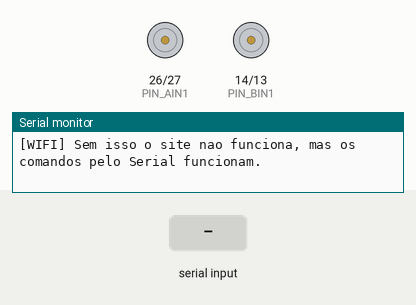
The sketch below on a simulated ESP32. On the bench: motor-driver pin pairs drawn as motors (green arrow = first pin HIGH = forward, orange = second pin HIGH = backward, longer = more drive, scaled by the enable pin), the last lines printed to the serial monitor. The test bench sets the inputs (shaded band).

Above: at 1.5 s.
1.6 s: "teste\n" received over Serial
At 2.2 s:
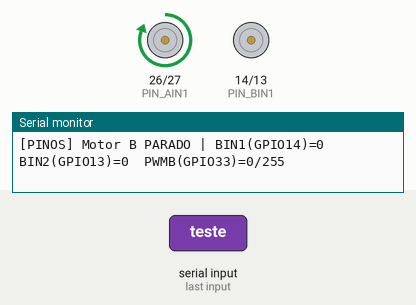
7.6 s: "medir\n" received over Serial
At 9.6 s:
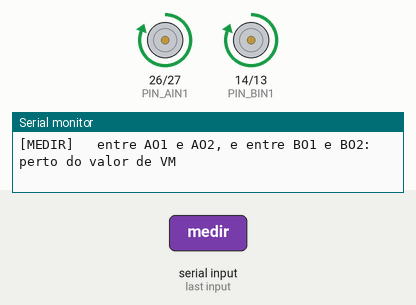
10.6 s: "v90\n" received over Serial
At 11.2 s:
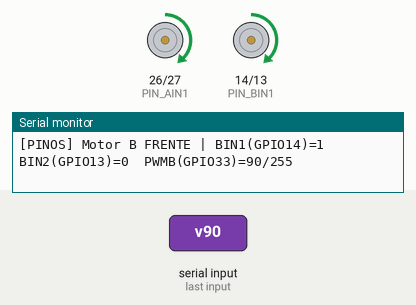
12.1 s: "teste\n" received over Serial
At 18.0 s:
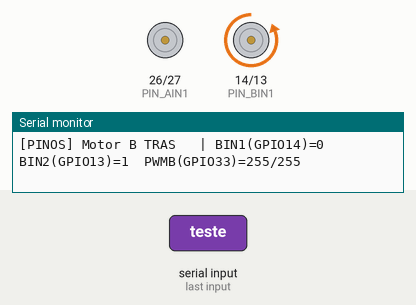
18.1 s: "medir\n" received over Serial
At 21.2 s:
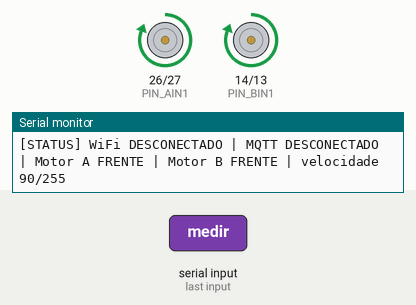
Timing chart, 0 to 51.3 s (numbered marks = the images above; inputs shaded):
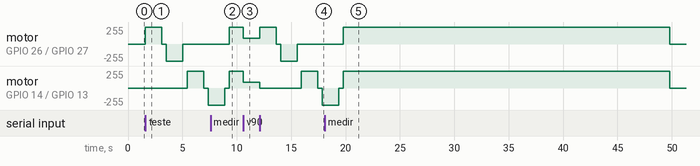

Measured:
- after the input at 1.6 s, motor on GPIO 26 (PIN_AIN1) / GPIO 27 (PIN_AIN2): stopped → forward 255/255 at once, → stopped 1.5 s later, → backward 255/255 0.41 s later, → stopped 1.5 s later; motor on GPIO 14 (PIN_BIN1) / GPIO 13 (PIN_BIN2): stopped → forward 255/255 after 3.8 s, → stopped 1.5 s later, → backward 255/255 0.41 s later
- after the input at 7.6 s, motor on GPIO 26 (PIN_AIN1) / GPIO 27 (PIN_AIN2): stopped → forward 255/255 after 1.7 s
- after the input at 10.6 s, motor on GPIO 26 (PIN_AIN1) / GPIO 27 (PIN_AIN2), motor on GPIO 14 (PIN_BIN1) / GPIO 13 (PIN_BIN2): forward 255/255 → forward 90/255 at once
- after the input at 12.1 s, motor on GPIO 26 (PIN_AIN1) / GPIO 27 (PIN_AIN2): forward 90/255 → forward 255/255 at once, → stopped 1.5 s later, → backward 255/255 0.41 s later, → stopped 1.5 s later; motor on GPIO 14 (PIN_BIN1) / GPIO 13 (PIN_BIN2): forward 90/255 → stopped after 0.01 s instead of 1.5 s
- after the input at 18.1 s, motor on GPIO 26 (PIN_AIN1) / GPIO 27 (PIN_AIN2): stopped → forward 255/255 after 1.7 s, → stopped 30.0 s later

The sketch:

rover_esp32.ino
```cpp
/*
  Rover ESP32 + TB6612FNG, controlado pelo site (Vercel) via Wi-Fi + MQTT.

  LIGACOES (o firmware usa exatamente estas):
    Motor A:  GPIO 26 -> AIN1 | GPIO 27 -> AIN2 | GPIO 25 -> PWMA | AO1/AO2 -> motor A
    Motor B:  GPIO 14 -> BIN1 | GPIO 13 -> BIN2 | GPIO 33 -> PWMB | BO1/BO2 -> motor B
    3V3 do ESP32 -> VCC do driver
    STBY do driver -> VCC (sempre habilitado; por isso nao existe pino de STBY aqui)
    GND do ESP32, GND do driver e GND da plaquinha USB: todos juntos
    VBUS (+5 V) da plaquinha USB -> VM do driver

  BIBLIOTECA: PubSubClient, de Nick O'Leary (Ferramentas > Gerenciar Bibliotecas).
  SERIAL MONITOR: 115200 baud. Digite "ajuda" para ver os comandos.

  Funciona nos nucleos Arduino-ESP32 2.x e 3.x: a API de PWM certa e escolhida
  sozinha na compilacao (veja a secao "PWM").
*/

#include <WiFi.h>
#include <PubSubClient.h>

// ───────── 1. Wi-Fi: PREENCHA COM OS DADOS DA SUA REDE (so 2,4 GHz) ─────────
const char* WIFI_SSID  = "NOME_DA_SUA_REDE";
const char* WIFI_SENHA = "SENHA_DA_SUA_REDE";

// ───────── 2. MQTT: igual ao que o site usa ─────────
const char*    MQTT_HOST     = "broker.hivemq.com";
const uint16_t MQTT_PORTA    = 1883;
const char*    TOPICO_CMD    = "nfw-motores/6a21b1e8/cmd";
const char*    TOPICO_STATUS = "nfw-motores/6a21b1e8/status";

// ───────── 3. Pinos ─────────
const uint8_t PIN_AIN1 = 26;
const uint8_t PIN_AIN2 = 27;
const uint8_t PIN_PWMA = 25;
const uint8_t PIN_BIN1 = 14;
const uint8_t PIN_BIN2 = 13;
const uint8_t PIN_PWMB = 33;

// ───────── 4. Ajustes ─────────
const bool INVERTER_MOTOR_A     = false;  // true se o motor A girar ao contrario
const bool INVERTER_MOTOR_B     = false;  // true se o motor B girar ao contrario
const bool MOTOR_A_E_O_ESQUERDO = true;   // false se o motor A estiver do lado direito

const uint32_t PWM_FREQ_HZ = 20000;  // acima do que o ouvido escuta; o TB6612FNG aceita ate 100 kHz
const uint8_t  PWM_BITS    = 8;      // velocidade de 0 a 255, igual ao site
const uint8_t  VEL_PADRAO  = 200;

const uint32_t TEMPO_SEM_SINAL_MS = 600;    // o site repete o comando a cada 250 ms; sem isso, para
const uint32_t TEMPO_SERIAL_MS    = 3000;   // comando digitado no Serial vale por 3 s
const uint32_t TEMPO_MEDIR_MS     = 30000;  // comando "medir" segura os motores ligados por 30 s

// ───────── Estado ─────────
enum Sentido : uint8_t { PARADO, FRENTE, TRAS };

struct Motor {
  const char* nome;
  const char* rotIn1;
  const char* rotIn2;
  const char* rotPwm;
  uint8_t pinIn1, pinIn2, pinPwm;
  uint8_t canal;      // so usado na API de PWM antiga (nucleo 2.x)
  bool    invertido;
  Sentido sentido;
  uint8_t duty;
};

Motor motorA = { "A", "AIN1", "AIN2", "PWMA", PIN_AIN1, PIN_AIN2, PIN_PWMA, 0, INVERTER_MOTOR_A, PARADO, 0 };
Motor motorB = { "B", "BIN1", "BIN2", "PWMB", PIN_BIN1, PIN_BIN2, PIN_PWMB, 1, INVERTER_MOTOR_B, PARADO, 0 };

WiFiClient   wifiClient;
PubSubClient mqtt(wifiClient);

uint8_t  velocidade       = VEL_PADRAO;
uint32_t ultimoComandoMs  = 0;
uint32_t limiteSemSinalMs = TEMPO_SEM_SINAL_MS;

// ───────── PWM ─────────
// Nucleo 3.x: ledcAttach(pino, freq, bits) e ledcWrite(pino, duty).
// Nucleo 2.x: ledcSetup(canal, freq, bits), ledcAttachPin(pino, canal) e ledcWrite(canal, duty).
#if defined(ESP_ARDUINO_VERSION_MAJOR) && ESP_ARDUINO_VERSION_MAJOR >= 3
  #define PWM_API_NOVA 1
#else
  #define PWM_API_NOVA 0
#endif

void pwmEscrever(Motor& m, uint8_t duty) {
#if PWM_API_NOVA
  ledcWrite(m.pinPwm, duty);
#else
  ledcWrite(m.canal, duty);
#endif
}

bool pwmIniciar(Motor& m) {
  // pinMode vem ANTES do ledc: no nucleo 3.x, um pinMode depois do ledcAttach desfaz o PWM.
  pinMode(m.pinPwm, OUTPUT);
  digitalWrite(m.pinPwm, LOW);
#if PWM_API_NOVA
  bool ok = ledcAttach(m.pinPwm, PWM_FREQ_HZ, PWM_BITS);
#else
  bool ok = ledcSetup(m.canal, PWM_FREQ_HZ, PWM_BITS) > 0;
  ledcAttachPin(m.pinPwm, m.canal);
#endif
  pwmEscrever(m, 0);
  return ok;
}

// ───────── Motores ─────────
const char* nomeSentido(Sentido s) {
  return s == FRENTE ? "FRENTE" : s == TRAS ? "TRAS" : "PARADO";
}

// Os valores de IN1/IN2 sao lidos de volta do proprio pino, nao da memoria.
void imprimirMotor(Motor& m) {
  Serial.printf("[PINOS] Motor %s %-6s | %s(GPIO%u)=%d  %s(GPIO%u)=%d  %s(GPIO%u)=%u/255\n",
                m.nome, nomeSentido(m.sentido),
                m.rotIn1, m.pinIn1, digitalRead(m.pinIn1),
                m.rotIn2, m.pinIn2, digitalRead(m.pinIn2),
                m.rotPwm, m.pinPwm, m.duty);
}

void imprimirPinos() {
  imprimirMotor(motorA);
  imprimirMotor(motorB);
}

// Tabela do TB6612FNG:
//   IN1=1 IN2=0 + PWM -> gira num sentido
//   IN1=0 IN2=1 + PWM -> gira no outro
//   IN1=0 IN2=0, PWM=0 -> motor desligado (solto)
// Devolve true se algum pino mudou.
bool aplicarMotor(Motor& m, Sentido s, uint8_t vel) {
  uint8_t duty = (s == PARADO) ? 0 : vel;
  if (s == m.sentido && duty == m.duty) return false;

  if (s != m.sentido) pwmEscrever(m, 0);  // corta a forca antes de trocar o sentido

  Sentido fisico = s;
  if (m.invertido && s != PARADO) fisico = (s == FRENTE) ? TRAS : FRENTE;
  digitalWrite(m.pinIn1, fisico == FRENTE ? HIGH : LOW);
  digitalWrite(m.pinIn2, fisico == TRAS ? HIGH : LOW);
  pwmEscrever(m, duty);

  m.sentido = s;
  m.duty = duty;
  return true;
}

void mover(Sentido a, Sentido b, uint8_t vel) {
  bool mudouA = aplicarMotor(motorA, a, vel);
  bool mudouB = aplicarMotor(motorB, b, vel);
  if (mudouA || mudouB) imprimirPinos();
}

void pararTudo() {
  mover(PARADO, PARADO, 0);
}

// ───────── Diagnostico ─────────
const char* motivoWifi() {
  switch (WiFi.status()) {
    case WL_NO_SSID_AVAIL:   return "rede nao encontrada: confira o nome e se e 2,4 GHz";
    case WL_CONNECT_FAILED:  return "falha ao conectar: confira a senha";
    case WL_CONNECTION_LOST: return "conexao perdida";
    default:                 return "tentando";
  }
}

const char* motivoMqtt(int estado) {
  switch (estado) {
    case -4: return "o broker nao respondeu a tempo";
    case -3: return "conexao perdida";
    case -2: return "nao consegui abrir conexao com o broker";
    case -1: return "desconectado";
    default: return "recusado pelo broker";
  }
}

bool wifiPreenchido() {
  return strcmp(WIFI_SSID, "NOME_DA_SUA_REDE") != 0;
}

void imprimirStatus() {
  if (WiFi.status() == WL_CONNECTED) Serial.printf("[STATUS] WiFi conectado (%d dBm)", (int)WiFi.RSSI());
  else                               Serial.print("[STATUS] WiFi DESCONECTADO");
  Serial.printf(" | MQTT %s | Motor A %s | Motor B %s | velocidade %u/255\n",
                mqtt.connected() ? "conectado" : "DESCONECTADO",
                nomeSentido(motorA.sentido), nomeSentido(motorB.sentido), velocidade);
}

void imprimirAjuda() {
  Serial.println();
  Serial.println("Comandos (digite aqui ou envie pelo site):");
  Serial.println("  frente | tras | esquerda | direita | parar    atalhos: f t e d p");
  Serial.println("  v200             muda a velocidade (0 a 255)");
  Serial.println("  v200 1f 2p       formato do site: motor 1 ou 2 + f (frente), t (tras), p (parado)");
  Serial.println("  s                para tudo");
  Serial.println("So aqui pelo Serial:");
  Serial.println("  teste            gira cada motor para frente e para tras, um de cada vez");
  Serial.println("  medir            liga os dois motores em 100% por 30 s, para medir com multimetro");
  Serial.println("  status           mostra WiFi, MQTT e motores");
  Serial.println("Movimento pedido pelo Serial dura 3 s e para sozinho.");
  Serial.println();
}

// Gira cada motor sozinho, sem depender de Wi-Fi nem do site.
void autoteste() {
  struct Passo { const char* nome; Sentido a; Sentido b; };
  const Passo passos[] = {
    { "Motor A para frente", FRENTE, PARADO },
    { "Motor A para tras",   TRAS,   PARADO },
    { "Motor B para frente", PARADO, FRENTE },
    { "Motor B para tras",   PARADO, TRAS   },
  };
  Serial.println("[TESTE] Tire as rodas do chao. Cada passo dura 1,5 s, em 100% de velocidade.");
  for (const Passo& p : passos) {
    Serial.printf("[TESTE] %s\n", p.nome);
    mover(p.a, p.b, 255);
    delay(1500);
    pararTudo();
    delay(400);
  }
  Serial.println("[TESTE] Fim. Se os pinos apareceram em 1 e o motor nao girou, o problema e eletrico:");
  Serial.println("[TESTE] digite medir e confira VM, STBY e GND com o multimetro.");
}

// Liga os dois motores em 100% e segura, para dar tempo de medir.
void modoMedir() {
  Serial.println("[MEDIR] Dois motores ligados em 100% por 30 s. Digite parar para desligar antes.");
  limiteSemSinalMs = TEMPO_MEDIR_MS;
  ultimoComandoMs = millis();
  mover(FRENTE, FRENTE, 255);
  Serial.println("[MEDIR] Multimetro em tensao continua, ponta preta no GND. Valores esperados:");
  Serial.println("[MEDIR]   pino que aparece acima como 1 ou 255/255: perto de 3,3 V. Pino em 0: perto de 0 V");
  Serial.println("[MEDIR]   VM do driver: perto de 5 V");
  Serial.println("[MEDIR]   VCC do driver: perto de 3,3 V");
  Serial.println("[MEDIR]   STBY do driver: perto de 3,3 V (se der 0 V, o driver esta dormindo)");
  Serial.println("[MEDIR]   entre AO1 e AO2, e entre BO1 e BO2: perto do valor de VM");
}

// ───────── Comandos (site e Serial usam a mesma funcao) ─────────
void tratarComando(String msg, bool viaSerial) {
  msg.trim();
  msg.toLowerCase();
  if (msg.length() == 0) return;

  // O site repete o mesmo comando 4 vezes por segundo: mostra de novo so a cada 2 s.
  static String   ultimaMsg;
  static uint32_t ultimoLogMs = 0;
  if (viaSerial || msg != ultimaMsg || millis() - ultimoLogMs >= 2000) {
    Serial.printf("[%s] recebido: \"%s\"\n", viaSerial ? "SERIAL" : "MQTT", msg.c_str());
    ultimaMsg = msg;
    ultimoLogMs = millis();
  }

  if (viaSerial) {
    if (msg == "ajuda" || msg == "?") { imprimirAjuda(); return; }
    if (msg == "status") { imprimirStatus(); return; }
    if (msg == "teste")  { autoteste(); return; }
    if (msg == "medir")  { modoMedir(); return; }
  }

  Sentido a = motorA.sentido;
  Sentido b = motorB.sentido;
  uint8_t vel = velocidade;
  Sentido& esq = MOTOR_A_E_O_ESQUERDO ? a : b;
  Sentido& dir = MOTOR_A_E_O_ESQUERDO ? b : a;

  int ini = 0;
  while (ini < (int)msg.length()) {
    int fim = msg.indexOf(' ', ini);
    if (fim < 0) fim = msg.length();
    String t = msg.substring(ini, fim);
    ini = fim + 1;
    if (t.length() == 0) continue;

    if (t.length() > 1 && t[0] == 'v' && isDigit(t[1])) {
      vel = (uint8_t)constrain(t.substring(1).toInt(), 0L, 255L);
    }
    else if (t == "s" || t == "p" || t == "parar" || t == "stop") { a = PARADO; b = PARADO; }
    else if (t == "1f") a = FRENTE;
    else if (t == "1t") a = TRAS;
    else if (t == "1p") a = PARADO;
    else if (t == "2f") b = FRENTE;
    else if (t == "2t") b = TRAS;
    else if (t == "2p") b = PARADO;
    else if (t == "frente" || t == "f")              { a = FRENTE; b = FRENTE; }
    else if (t == "tras" || t == "re" || t == "t")   { a = TRAS;   b = TRAS; }
    else if (t == "esquerda" || t == "e")            { esq = TRAS;   dir = FRENTE; }  // gira no lugar
    else if (t == "direita" || t == "d")             { esq = FRENTE; dir = TRAS; }
    else {
      Serial.printf("[ERRO] nao entendi \"%s\". Comando ignorado. Digite ajuda.\n", t.c_str());
      return;
    }
  }

  if (vel != velocidade) Serial.printf("[VEL] velocidade agora %u/255\n", vel);
  velocidade = vel;
  limiteSemSinalMs = viaSerial ? TEMPO_SERIAL_MS : TEMPO_SEM_SINAL_MS;
  ultimoComandoMs = millis();
  mover(a, b, vel);
}

void aoReceberMqtt(char* topico, byte* dados, unsigned int tamanho) {
  (void)topico;
  String msg;
  for (unsigned int i = 0; i < tamanho && i < 64; i++) msg += (char)dados[i];
  tratarComando(msg, false);
}

// Le uma linha do Serial Monitor. Funciona mesmo com "Sem final de linha" selecionado.
void lerSerial() {
  static String   linha;
  static uint32_t ultimoCharMs = 0;
  while (Serial.available()) {
    char c = (char)Serial.read();
    ultimoCharMs = millis();
    if (c == '\n' || c == '\r') {
      if (linha.length() > 0) { tratarComando(linha, true); linha = ""; }
    } else if (linha.length() < 64) {
      linha += c;
    }
  }
  if (linha.length() > 0 && millis() - ultimoCharMs > 300) {
    tratarComando(linha, true);
    linha = "";
  }
}

// ───────── Wi-Fi e MQTT ─────────
void cuidarDoWifi() {
  if (!wifiPreenchido()) return;

  static bool     estavaConectado  = false;
  static uint32_t ultimoAvisoMs    = 0;
  static uint32_t ultimaTentativaMs = 0;

  bool conectado = (WiFi.status() == WL_CONNECTED);
  if (conectado && !estavaConectado) {
    Serial.printf("[WIFI] conectado em \"%s\". IP %s, sinal %d dBm\n",
                  WIFI_SSID, WiFi.localIP().toString().c_str(), (int)WiFi.RSSI());
  }
  if (!conectado && estavaConectado) {
    Serial.println("[WIFI] caiu. Parando os motores.");
    pararTudo();
  }
  if (!conectado && millis() - ultimoAvisoMs >= 5000) {
    ultimoAvisoMs = millis();
    Serial.printf("[WIFI] ainda sem conexao em \"%s\" (%s)\n", WIFI_SSID, motivoWifi());
  }
  if (!conectado && millis() - ultimaTentativaMs >= 15000) {
    ultimaTentativaMs = millis();
    WiFi.disconnect();
    WiFi.begin(WIFI_SSID, WIFI_SENHA);
  }
  estavaConectado = conectado;
}

void cuidarDoMqtt() {
  if (WiFi.status() != WL_CONNECTED) return;
  if (mqtt.connected()) { mqtt.loop(); return; }

  static bool     jaTentou = false;
  static uint32_t ultimaTentativaMs = 0;
  if (jaTentou && millis() - ultimaTentativaMs < 3000) return;
  jaTentou = true;
  ultimaTentativaMs = millis();

  // connect() pode travar por alguns segundos: nenhum motor fica ligado enquanto isso.
  pararTudo();

  char id[24];
  snprintf(id, sizeof(id), "rover-%08x", (unsigned)ESP.getEfuseMac());
  Serial.printf("[MQTT] conectando em %s:%u ...\n", MQTT_HOST, MQTT_PORTA);

  // "offline" fica registrado no broker e e publicado sozinho se o ESP32 sumir.
  if (mqtt.connect(id, TOPICO_STATUS, 0, true, "offline")) {
    mqtt.publish(TOPICO_STATUS, "online", true);
    mqtt.subscribe(TOPICO_CMD);
    Serial.printf("[MQTT] conectado. Ouvindo \"%s\"\n", TOPICO_CMD);
  } else {
    Serial.printf("[MQTT] falhou (codigo %d: %s). Tento de novo em 3 s.\n", mqtt.state(), motivoMqtt(mqtt.state()));
  }
}

// Se os comandos pararem de chegar com motor ligado, desliga.
void vigiarSinal() {
  bool andando = (motorA.sentido != PARADO) || (motorB.sentido != PARADO);
  if (andando && millis() - ultimoComandoMs > limiteSemSinalMs) {
    Serial.printf("[SEGURANCA] %lu ms sem comando. Parando os motores.\n", (unsigned long)limiteSemSinalMs);
    pararTudo();
  }
}

void avisoPeriodico() {
  static uint32_t ultimoMs = 0;
  if (millis() - ultimoMs < 10000) return;
  ultimoMs = millis();
  imprimirStatus();
}

// ───────── setup / loop ─────────
void setup() {
  // Motores desligados antes de qualquer outra coisa.
  const uint8_t pinosDeSentido[] = { PIN_AIN1, PIN_AIN2, PIN_BIN1, PIN_BIN2 };
  for (uint8_t pino : pinosDeSentido) {
    pinMode(pino, OUTPUT);
    digitalWrite(pino, LOW);
  }
  bool pwmAok = pwmIniciar(motorA);
  bool pwmBok = pwmIniciar(motorB);

  Serial.begin(115200);
  delay(300);
  Serial.println();
  Serial.println("=== Rover ESP32 + TB6612FNG ===");
#ifdef ESP_ARDUINO_VERSION_MAJOR
  Serial.printf("Nucleo Arduino-ESP32 %d.%d.%d, API de PWM: %s\n",
                ESP_ARDUINO_VERSION_MAJOR, ESP_ARDUINO_VERSION_MINOR, ESP_ARDUINO_VERSION_PATCH,
                PWM_API_NOVA ? "nova (ledcAttach)" : "antiga (ledcSetup + ledcAttachPin)");
#else
  Serial.println("Nucleo Arduino-ESP32 anterior a 2.0, API de PWM antiga");
#endif
  Serial.printf("PWM %lu Hz, %u bits: PWMA(GPIO%u) %s, PWMB(GPIO%u) %s\n",
                (unsigned long)PWM_FREQ_HZ, PWM_BITS,
                PIN_PWMA, pwmAok ? "ok" : "FALHOU",
                PIN_PWMB, pwmBok ? "ok" : "FALHOU");
  imprimirPinos();
  Serial.println("Digite ajuda para ver os comandos. Digite teste para girar os motores sem Wi-Fi.");

  mqtt.setServer(MQTT_HOST, MQTT_PORTA);
  mqtt.setCallback(aoReceberMqtt);
  mqtt.setKeepAlive(15);
  mqtt.setSocketTimeout(5);

  if (wifiPreenchido()) {
    WiFi.mode(WIFI_STA);
    WiFi.setSleep(false);  // resposta mais rapida aos comandos
    WiFi.begin(WIFI_SSID, WIFI_SENHA);
    Serial.printf("[WIFI] conectando em \"%s\" ...\n", WIFI_SSID);
  } else {
    Serial.println("[WIFI] ATENCAO: preencha WIFI_SSID e WIFI_SENHA no topo do codigo.");
    Serial.println("[WIFI] Sem isso o site nao funciona, mas os comandos pelo Serial funcionam.");
  }
}

void loop() {
  lerSerial();
  cuidarDoWifi();
  cuidarDoMqtt();
  vigiarSinal();
  avisoPeriodico();
}
```
